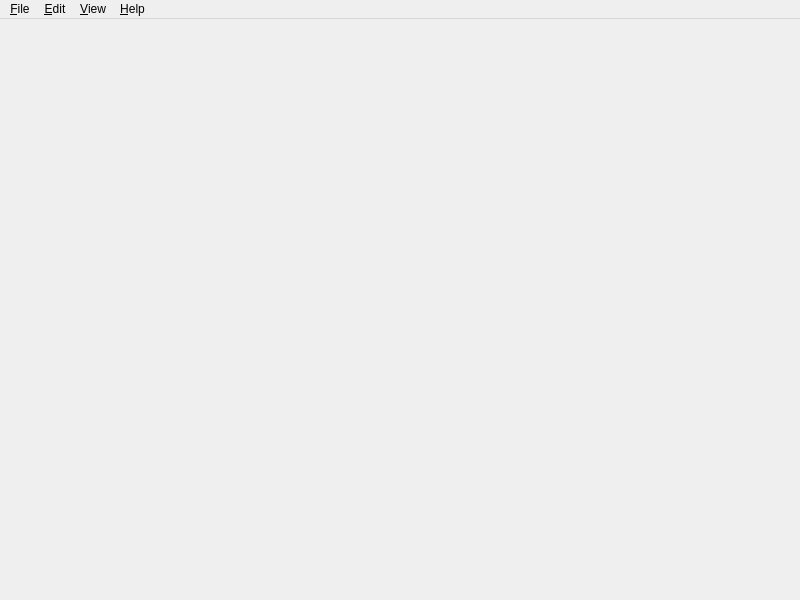
<?xml version="1.0" encoding="UTF-8"?>
<ui version="4.0">
 <class>MainWindow</class>
 <widget class="QMainWindow" name="MainWindow">
  <property name="geometry">
   <rect>
    <x>0</x>
    <y>0</y>
    <width>800</width>
    <height>600</height>
   </rect>
  </property>
  <property name="mouseTracking">
   <bool>false</bool>
  </property>
  <property name="acceptDrops">
   <bool>false</bool>
  </property>
  <property name="windowTitle">
   <string>ITree</string>
  </property>
  <property name="documentMode">
   <bool>false</bool>
  </property>
  <property name="dockNestingEnabled">
   <bool>false</bool>
  </property>
  <property name="unifiedTitleAndToolBarOnMac">
   <bool>false</bool>
  </property>
  <widget class="QWidget" name="centralwidget"/>
  <widget class="QMenuBar" name="menubar">
   <property name="geometry">
    <rect>
     <x>0</x>
     <y>0</y>
     <width>800</width>
     <height>23</height>
    </rect>
   </property>
   <widget class="QMenu" name="menuFile">
    <property name="title">
     <string>&amp;File</string>
    </property>
    <addaction name="actionOpen"/>
    <addaction name="actionSave"/>
    <addaction name="actionSaveAs"/>
    <addaction name="separator"/>
    <addaction name="actionClose"/>
    <addaction name="actionQuit"/>
   </widget>
   <widget class="QMenu" name="menuEdit">
    <property name="title">
     <string>&amp;Edit</string>
    </property>
    <addaction name="actionPreference"/>
    <addaction name="separator"/>
    <addaction name="actionInsertCode"/>
    <addaction name="actionInsertFile"/>
    <addaction name="actionInsertPicture"/>
    <addaction name="actionInsertLink"/>
    <addaction name="separator"/>
    <addaction name="actionUndo"/>
    <addaction name="actionRedo"/>
    <addaction name="separator"/>
    <addaction name="actionAddNode"/>
    <addaction name="actionAddSubnode"/>
    <addaction name="actionRename"/>
    <addaction name="actionDelete"/>
   </widget>
   <widget class="QMenu" name="menuHelp">
    <property name="title">
     <string>&amp;Help</string>
    </property>
    <addaction name="actionAbout"/>
   </widget>
   <widget class="QMenu" name="menuView">
    <property name="title">
     <string>&amp;View</string>
    </property>
    <addaction name="actionViewEdit"/>
    <addaction name="actionToggleFocusTreeView"/>
    <addaction name="actionHideMenuBar"/>
   </widget>
   <addaction name="menuFile"/>
   <addaction name="menuEdit"/>
   <addaction name="menuView"/>
   <addaction name="menuHelp"/>
  </widget>
  <action name="actionViewEdit">
   <property name="text">
    <string>&amp;View/Edit</string>
   </property>
   <property name="shortcut">
    <string>Ctrl+T</string>
   </property>
  </action>
  <action name="actionInsertFile">
   <property name="text">
    <string>Insert a &amp;file</string>
   </property>
   <property name="shortcut">
    <string>Ctrl+I</string>
   </property>
  </action>
  <action name="actionInsertPicture">
   <property name="text">
    <string>Insert a &amp;picture</string>
   </property>
   <property name="shortcut">
    <string>Ctrl+K</string>
   </property>
  </action>
  <action name="actionUndo">
   <property name="text">
    <string>&amp;Undo</string>
   </property>
   <property name="shortcut">
    <string>Ctrl+Z</string>
   </property>
  </action>
  <action name="actionRedo">
   <property name="text">
    <string>&amp;Redo</string>
   </property>
   <property name="shortcut">
    <string>Ctrl+Shift+Z</string>
   </property>
  </action>
  <action name="actionInsertLink">
   <property name="text">
    <string>Insert a &amp;link</string>
   </property>
   <property name="shortcut">
    <string>Ctrl+L</string>
   </property>
  </action>
  <action name="actionInsertLinkFile">
   <property name="text">
    <string>Insert a &amp;link to file/folder</string>
   </property>
   <property name="shortcut">
    <string>Ctrl+L</string>
   </property>
  </action>
  <action name="actionAbout">
   <property name="text">
    <string>&amp;About</string>
   </property>
  </action>
  <action name="actionOpen">
   <property name="text">
    <string>&amp;Open</string>
   </property>
   <property name="shortcut">
    <string>Ctrl+O</string>
   </property>
  </action>
  <action name="actionSave">
   <property name="text">
    <string>&amp;Save</string>
   </property>
   <property name="shortcut">
    <string>Ctrl+S</string>
   </property>
  </action>
  <action name="actionSaveAs">
   <property name="text">
    <string>&amp;Save As</string>
   </property>
   <property name="shortcut">
    <string>Ctrl+Shift+S</string>
   </property>
  </action>
  <action name="actionPreference">
   <property name="text">
    <string>&amp;Preference</string>
   </property>
   <property name="shortcut">
    <string>Ctrl+P</string>
   </property>
  </action>
  <action name="actionQuit">
   <property name="text">
    <string>&amp;Quit</string>
   </property>
   <property name="shortcut">
    <string>Ctrl+Q</string>
   </property>
  </action>
  <action name="actionAddNode">
   <property name="text">
    <string>&amp;Add a node</string>
   </property>
   <property name="shortcut">
    <string>Ctrl+N</string>
   </property>
  </action>
  <action name="actionAddSubnode">
   <property name="text">
    <string>&amp;Add a subnode</string>
   </property>
   <property name="shortcut">
    <string>Ctrl+M</string>
   </property>
  </action>
  <action name="actionRename">
   <property name="text">
    <string>&amp;Rename</string>
   </property>
   <property name="shortcut">
    <string>F2</string>
   </property>
  </action>
  <action name="actionDelete">
   <property name="text">
    <string>&amp;Delete</string>
   </property>
   <property name="shortcut">
    <string>Del</string>
   </property>
  </action>
  <action name="actionClose">
   <property name="text">
    <string>&amp;Close</string>
   </property>
   <property name="shortcut">
    <string>Ctrl+W</string>
   </property>
  </action>
  <action name="actionInsertCode">
   <property name="text">
    <string>Insert &amp;code</string>
   </property>
   <property name="shortcut">
    <string>Ctrl+J</string>
   </property>
  </action>
  <action name="actionToggleFocusTreeView">
   <property name="text">
    <string>&amp;Toggle focus tree/view</string>
   </property>
   <property name="shortcut">
    <string>Ctrl+Alt+I</string>
   </property>
  </action>
  <action name="actionHideMenuBar">
   <property name="text">
    <string>&amp;Hide/Show Menu Bar</string>
   </property>
   <property name="shortcut">
    <string>Ctrl+H</string>
   </property>
  </action>
 </widget>
 <resources/>
 <connections/>
</ui>
